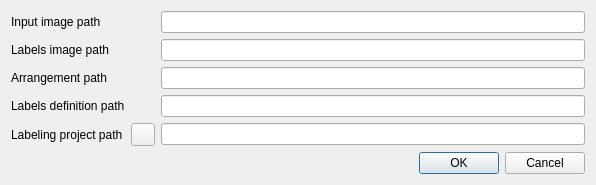
<?xml version="1.0" encoding="UTF-8"?>
<ui version="4.0">
 <class>SaveProjectDialog</class>
 <widget class="QDialog" name="SaveProjectDialog">
  <property name="geometry">
   <rect>
    <x>0</x>
    <y>0</y>
    <width>596</width>
    <height>175</height>
   </rect>
  </property>
  <property name="windowTitle">
   <string>Save labelling project</string>
  </property>
  <property name="windowIcon">
   <iconset resource="../rc/QLabellingArrangementWindow.qrc">
    <normaloff>:/project.png</normaloff>:/project.png</iconset>
  </property>
  <layout class="QVBoxLayout" name="verticalLayout">
   <item>
    <layout class="QGridLayout" name="gridLayout">
     <item row="2" column="0">
      <widget class="QLabel" name="label_3">
       <property name="text">
        <string>Arrangement path</string>
       </property>
      </widget>
     </item>
     <item row="3" column="2">
      <widget class="QLineEdit" name="_lineEditLabelsDefinitionPath">
       <property name="readOnly">
        <bool>true</bool>
       </property>
      </widget>
     </item>
     <item row="4" column="2">
      <widget class="QLineEdit" name="_lineEditProjectPath"/>
     </item>
     <item row="3" column="0">
      <widget class="QLabel" name="label_5">
       <property name="text">
        <string>Labels definition path</string>
       </property>
      </widget>
     </item>
     <item row="1" column="0">
      <widget class="QLabel" name="label_2">
       <property name="text">
        <string>Labels image path</string>
       </property>
      </widget>
     </item>
     <item row="2" column="2">
      <widget class="QLineEdit" name="_lineEditArrangementPath"/>
     </item>
     <item row="0" column="2">
      <widget class="QLineEdit" name="_lineEditInputImagePath">
       <property name="readOnly">
        <bool>true</bool>
       </property>
      </widget>
     </item>
     <item row="0" column="0">
      <widget class="QLabel" name="label">
       <property name="text">
        <string>Input image path</string>
       </property>
      </widget>
     </item>
     <item row="1" column="2">
      <widget class="QLineEdit" name="_lineEditLabelsImagePath"/>
     </item>
     <item row="4" column="0">
      <widget class="QLabel" name="label_4">
       <property name="text">
        <string>Labeling project path</string>
       </property>
      </widget>
     </item>
     <item row="4" column="1">
      <widget class="QToolButton" name="_toolButtonProjectPath">
       <property name="text">
        <string/>
       </property>
       <property name="icon">
        <iconset resource="../rc/QLabellingArrangementWindow.qrc">
         <normaloff>:/document-save.png</normaloff>:/document-save.png</iconset>
       </property>
      </widget>
     </item>
    </layout>
   </item>
   <item>
    <widget class="QDialogButtonBox" name="buttonBox">
     <property name="orientation">
      <enum>Qt::Horizontal</enum>
     </property>
     <property name="standardButtons">
      <set>QDialogButtonBox::Cancel|QDialogButtonBox::Ok</set>
     </property>
    </widget>
   </item>
  </layout>
 </widget>
 <resources>
  <include location="../rc/QLabellingArrangementWindow.qrc"/>
 </resources>
 <connections>
  <connection>
   <sender>buttonBox</sender>
   <signal>accepted()</signal>
   <receiver>SaveProjectDialog</receiver>
   <slot>accept()</slot>
   <hints>
    <hint type="sourcelabel">
     <x>248</x>
     <y>254</y>
    </hint>
    <hint type="destinationlabel">
     <x>157</x>
     <y>274</y>
    </hint>
   </hints>
  </connection>
  <connection>
   <sender>buttonBox</sender>
   <signal>rejected()</signal>
   <receiver>SaveProjectDialog</receiver>
   <slot>reject()</slot>
   <hints>
    <hint type="sourcelabel">
     <x>316</x>
     <y>260</y>
    </hint>
    <hint type="destinationlabel">
     <x>286</x>
     <y>274</y>
    </hint>
   </hints>
  </connection>
 </connections>
</ui>
